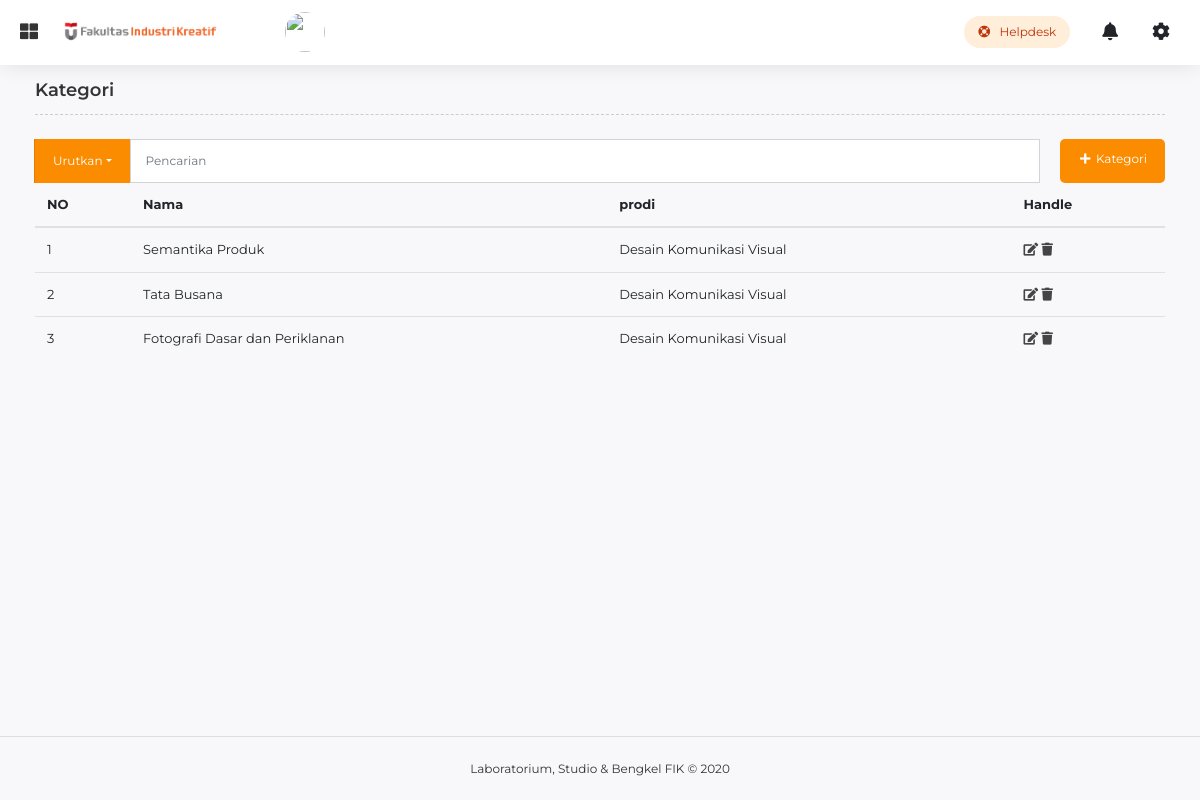
/index.php/sub_kategori, run on an earlier commit of the app's database.
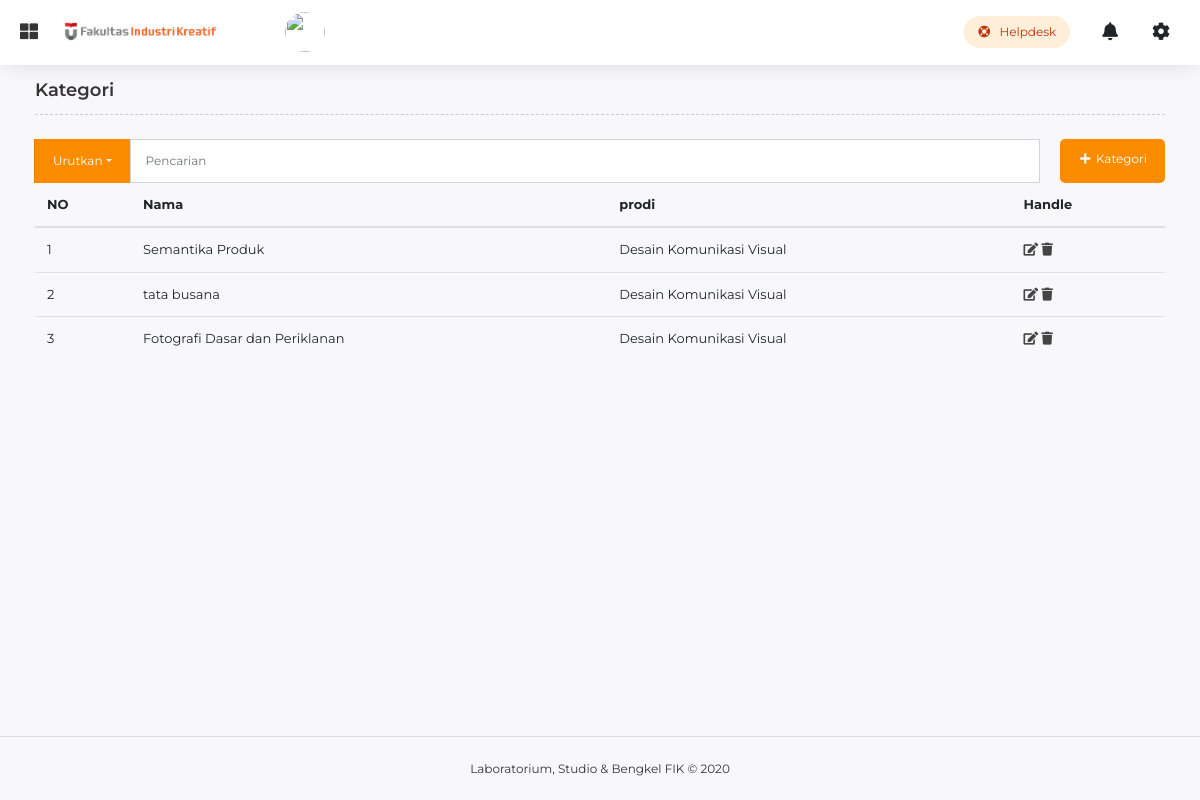
And on a later commit of the database.
### tables this page shows
CREATE TABLE `child_kategori` (
  `id_ck` int(11) NOT NULL,
  `id_kategori` int(11) NOT NULL,
  `nama_child` varchar(128) NOT NULL,
  `post_update` timestamp NOT NULL DEFAULT current_timestamp()
);

CREATE TABLE `kategori` (
  `id_kategori` int(11) NOT NULL,
  `nama_kategori` varchar(255) NOT NULL,
  `slug_kategori` varchar(255) NOT NULL,
  `urutan` int(11) DEFAULT NULL,
  `tanggal_update` timestamp NOT NULL DEFAULT current_timestamp()
);

### application/controllers/Sub_kategori.php (called while the page is built, shortened)
<?php
class Sub_kategori extends CI_Controller
{
    public function __construct()
    {
        $this->load->model('kategori_model');
        $this->load->library('form_validation');
    }
    public function index()
    {
        $kategori = $this->kategori_model->listing();
        $data = array(
            'title'     =>  'Kategori',
            'user'      =>  $this->db->get_where('user', ['username' => $this->session->userdata('username')])->row_array(),
            'kategori'  =>  $kategori
        );
        $this->load->view('templates/dashboard/headerAdmin', $data);
        $this->load->view('templates/dashboard/sidebarAdmin', $data);
        $this->load->view('sub_kategori/L_kategori', $data);
        $this->load->view('templates/dashboard/footer');
    }
}

### index.php (called while the page is built, shortened)
<?php
require_once BASEPATH.'core/CodeIgniter.php';

### application/models/Kategori_model.php (called while the page is built, shortened)
<?php
class Kategori_model extends CI_Model
{
    public function listing()
    {
        $this->db->select('child_kategori.*,
        kategori.nama_kategori');
        $this->db->from('child_kategori');
        $this->db->join('kategori', 'kategori.id_kategori = child_kategori.id_kategori', 'left');
        $this->db->group_by('child_kategori.id_ck');
        $this->db->order_by('id_ck', 'desc');
        $query = $this->db->get();
        return $query->result();
    }
}

### application/views/sub_kategori/L_kategori.php (the view, shortened to what this page needs)
<main class="akun-container">
    <div class="container-fluid">
        <div class="fik-section-title2">
            <h5><?= $title ?></h5>
        </div>
        <div class="input-group">
            <div class="input-group-append">
                <button class="btn btn-primary dropdown-toggle" type="button" data-toggle="dropdown" aria-haspopup="true" aria-expanded="false" style="border-left:1px solid rgba(0,0,0,.1);">Urutkan</button>
            </div>
            <input type="text" class="form-control" aria-label="Text input with dropdown button" placeholder="Pencarian">
            <a class="btn btn-primary" href="<?= base_url('sub_kategori/tambah') ?>" style="margin-left: 20px;"><span class="fas fa-fw fa-plus"></span> Kategori </a>
        </div>
        <div class="table-responsive admin-list">
            <table class="table">
                <thead>
                    <tr>
                        <th scope="col">NO</th>
                        <th scope="col">Nama</th>
                        <th scope="col">prodi</th>
                        <th scope="col">Handle</th>
                    </tr>
                </thead>
                <tbody>
                    <?php $no = 1;
                    foreach ($kategori as $data) { ?>
                        <tr>
                            <td><?= $no ?></td>
                            <td><?= $data->nama_child ?></td>
                            <td><?= $data->nama_kategori ?></td>
                            <td>
                                <a href="<?= base_url('sub_kategori/edit/' . $data->id_ck); ?>"><span class="fa fa-edit"></span></a>
                                <a href="<?= base_url('sub_kategori/delete/' . $data->id_ck); ?>" onclick="return confirm('yakin ingin menghapus data ini?')"><span class="fa fa-trash"></span></a>
                            </td>
                        </tr>
                    <?php $no++;
                    } ?>
                </tbody>
            </table>
        </div>
    </div>
</main>

### application/views/templates/dashboard/headerAdmin.php (shortened to what this page needs)
<!DOCTYPE html>
<html lang="en-id">
<head>
  <link rel="stylesheet" href="<?= base_url('assets/vendor/bootstrap-4.5.0-dist/css/bootstrap.min.css'); ?>">
  <link rel="stylesheet" href="<?= base_url('assets/vendor/fontawesome-free-5.13.0-web/css/all.min.css'); ?>">
  <link rel="stylesheet" href="<?= base_url('assets/vendor/owl-carousel/owl.carousel.css'); ?>">
  <link rel="stylesheet" href="<?= base_url('assets/css/style.css'); ?>">
</head>
<body>
  <nav class="navbar fixed-top">
    <div class="container loss">
      <a class="db-menu-trigger show-mobile"><span class="fas fa-th-large"></span></a>
      <div class="navbar-brand akun">
        <a href="<?= base_url() ?>"><img src="<?= base_url('assets/img/logo/logo-dummy.png') ?>" /></a>
      </div>
      <div class="fik-navbar-menu">
        <ul class="left akun fik-username hide-mobile">
          <li>
            <img src="<?= base_url('assets/img/profile/') . $this->db->get_where('user', ['username' => $this->session->userdata('username')])->row()->images; ?>">
          </li>
        </ul>
        <ul class="right akun">
          <div class="fik-login-dropdown hide-mobile" style="margin-right:22px">
            <a class="btn btn-sm btn-pill btn-icon btn-icon-left" href="<?= base_url('main/helpdesk') ?>">
              <span class="fas fa-life-ring"></span> Helpdesk
            </a>
          </div>
          <div class="not-dropdown" style="margin-right:14px" id="active">
            <a class="btn btn-icon" href="<?= base_url('Notification') ?>">
              <span class="fas fa-bell"></span>
            </a>
          </div>
          <div class="dropdown not-dropdown">
            <a class="btn btn-icon" id="active" data-toggle="dropdown" href="#">
              <span class="fas fa-cog"></span>
            </a>
          </div>
        </ul>
      </div>
    </div>
  </nav>

### application/views/templates/dashboard/footer.php (shortened to what this page needs)
<div class="footer">
  <div class="padding-t50"></div>
  <footer class="fik-footer">
    <div class="credit" style="text-align:left;padding-left:285px;border-top:1px solid #ddd;background-color:#f8f8fa">Laboratorium, Studio &amp; Bengkel FIK &copy; 2020</div>
  </footer>
</div>
</body>
</html>

What changed in the data, as far as the page shows it:
changed child_kategori: nama_child "Tata Busana" → "tata busana"
